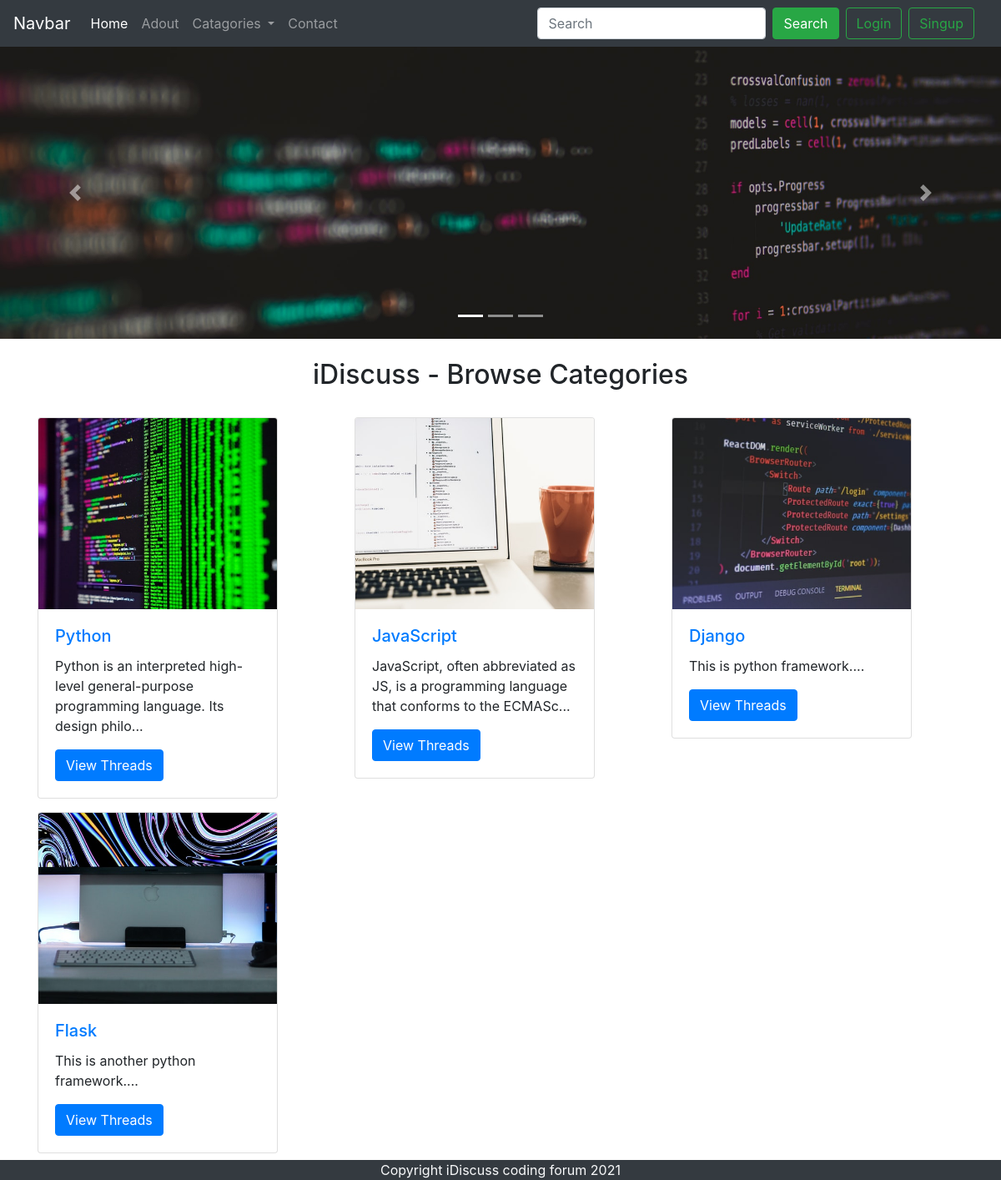
The page / on the database its author committed.
### tables this page shows
CREATE TABLE `categories` (
  `category_id` int(8) NOT NULL,
  `category_name` varchar(255) NOT NULL,
  `category_description` varchar(255) NOT NULL,
  `created` datetime NOT NULL DEFAULT current_timestamp()
);

### index.php (the view, shortened to what this page needs)
<!doctype html>
<html lang="en">
<head>
    <link rel="stylesheet" href="https://cdn.jsdelivr.net/npm/bootstrap@4.5.3/dist/css/bootstrap.min.css"
>
</head>
<body>
    <?php include 'partials/_header.php'; ?>
    <?php include 'partials/_dbconnect.php'; ?>
    <div id="carouselExampleIndicators" class="carousel slide" data-ride="carousel">
        <ol class="carousel-indicators">
            <li data-target="#carouselExampleIndicators" data-slide-to="0" class="active"></li>
            <li data-target="#carouselExampleIndicators" data-slide-to="1"></li>
            <li data-target="#carouselExampleIndicators" data-slide-to="2"></li>
        </ol>
        <div class="carousel-inner">
            <div class="carousel-item active">
                <img src="pics/1.jpg" class="d-block w-100" alt="...">
            </div>
        </div>
        <a class="carousel-control-prev" href="#carouselExampleIndicators" role="button" data-slide="prev">
            <span class="carousel-control-prev-icon" aria-hidden="true"></span>
        </a>
        <a class="carousel-control-next" href="#carouselExampleIndicators" role="button" data-slide="next">
            <span class="carousel-control-next-icon" aria-hidden="true"></span>
        </a>
    </div>
    <div class="container">
        <h2 class="text-center my-4">iDiscuss - Browse Categories</h2>
        <div class="row">
        <?php
        $pic = 3;
        $sql = "SELECT * FROM `categories` ";
        $result = mysqli_query($conn,$sql);
        while($row = mysqli_fetch_assoc($result)){
            $id = $row['category_id'];
            $cat = $row['category_name'];
            $desc = $row['category_description'];
            $pic = $pic + 1;
            echo '
            <div class="col-md-4 my-2">
                <div class="card" style="width: 18rem;">
                    <img src="pics/'.$pic.'.jpg" class="card-img-top" alt="...">
                    <div class="card-body">
                        <h5 class="card-title"><a href="threadlist.php?catid='.$id.'">'.$cat.'</a></h5>
                        <p class="card-text">'.substr($desc,0,90).'...</p>
                        <a href="threadlist.php?catid='.$id.'" class="btn btn-primary">View Threads</a>
                    </div>
                </div>
            </div>
            ';
        }
        ?>
        </div>
    </div>
    <?php include 'partials/_footer.php'; ?>
</body>
</html>

### partials/_header.php (shortened to what this page needs)
<?php
echo '
<nav class="navbar navbar-expand-lg navbar-dark bg-dark">
    <a class="navbar-brand" href="#">Navbar</a>
    <button class="navbar-toggler" type="button" data-toggle="collapse" data-target="#navbarSupportedContent" aria-controls="navbarSupportedContent" aria-expanded="false" aria-label="Toggle navigation">
      <span class="navbar-toggler-icon"></span>
    </button>
    <div class="collapse navbar-collapse" id="navbarSupportedContent">
      <ul class="navbar-nav mr-auto">
        <li class="nav-item active">
          <a class="nav-link" href="/forum">Home <span class="sr-only">(current)</span></a>
        </li>
        <li class="nav-item">
          <a class="nav-link" href="about.php">Adout</a>
        </li>
        <li class="nav-item dropdown">
          <a class="nav-link dropdown-toggle" href="#" id="navbarDropdown" role="button" data-toggle="dropdown" aria-haspopup="true" aria-expanded="false">
            Catagories
          </a>
          <div class="dropdown-menu" aria-labelledby="navbarDropdown">
            <a class="dropdown-item" href="#">Action</a>
            <a class="dropdown-item" href="#">Another action</a>
            <div class="dropdown-divider"></div>
            <a class="dropdown-item" href="#">Something else here</a>
          </div>
        </li>
        <li class="nav-item">
          <a class="nav-link " href="contact.php">Contact</a>
        </li>
      </ul>
      <div class="row mx-2">';
      if(isset($_SESSION['loggedin']) && $_SESSION['loggedin']==true){
        echo '<form class="d-flex">
        <input class="form-control me-2 mx-2" type="search" placeholder="Search" aria-label="Search">
        <button class="btn btn-success" type="submit">Search</button>
        </form>
        <p class="my-2 mx-2 text-light"> Welcome '.$_SESSION['useremail'].'</p>
        <a href="partials/_logout.php" class="btn btn-outline-success ml-2">Logout</a>
        </div>';
      }else{
        echo '<form class="d-flex">
            <input class="form-control me-2 mx-2" type="search" placeholder="Search" aria-label="Search">
            <button class="btn btn-success" type="submit">Search</button>
        </form>
        <button class="btn  btn-outline-success ml-2" data-toggle="modal" data-target="#loginModal">Login</button>
        <button class="btn btn-outline-success mx-2" data-toggle="modal" data-target="#signupModal">Singup</button>';
      }
       echo ' </div>
    </div>
  </nav>
  ';
?>

### partials/_footer.php
<div class="container-fluid bg-dark text-light">
    <p class="text-center mb-0">Copyright iDiscuss coding forum 2021</p>
</div>

### rows shown on the page
categories: shows a picture, category_name "Python", category_description "Python is an interpreted high-level general-purpose programming language. Its design philo"
categories: shows a picture, category_name "JavaScript", category_description "JavaScript, often abbreviated as JS, is a programming language that conforms to the ECMASc"
categories: shows a picture, category_name "Django", category_description "This is python framework."
categories: shows a picture, category_name "Flask", category_description "This is another python framework."
